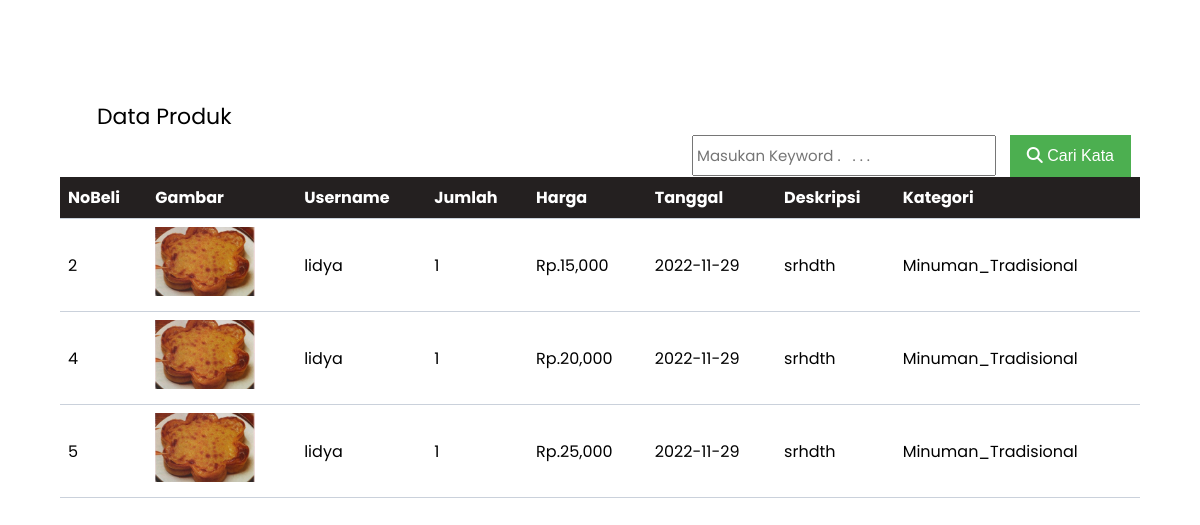
Page /user/histori.php (signed in) on the committed database.
### tables this page shows
CREATE TABLE `pembelian` (
  `id_pembelian` int(11) NOT NULL,
  `id_user` int(11) NOT NULL,
  `id_produk` int(11) NOT NULL,
  `id_ongkir` int(11) NOT NULL,
  `jumlah` int(11) NOT NULL,
  `tanggal` varchar(25) NOT NULL,
  `harga` int(11) NOT NULL
);

CREATE TABLE `produk` (
  `id_produk` int(11) NOT NULL,
  `gambar` varchar(255) NOT NULL,
  `nama` varchar(30) NOT NULL,
  `harga` varchar(50) NOT NULL,
  `stok` varchar(11) NOT NULL,
  `deskripsi` text NOT NULL,
  `kategori` varchar(25) NOT NULL
);

CREATE TABLE `user` (
  `id_user` int(11) NOT NULL,
  `username` varchar(30) NOT NULL,
  `psw` varchar(100) NOT NULL,
  `email` varchar(50) NOT NULL,
  `tgl` varchar(25) NOT NULL
);

### user/histori.php (the view, shortened to what this page needs)
<?php
  require '..\koneksi.php';
  $id_user = $_SESSION['pelanggan']['id_user'];
  $data = $db->query("SELECT pembelian.id_pembelian ,pembelian.tanggal,
                    produk.gambar, user.username,pembelian.jumlah, pembelian.harga,
                    produk.deskripsi,produk.kategori FROM pembelian
                    LEFT JOIN user on pembelian.id_user = user.id_user
                    LEFT JOIN produk on pembelian.id_produk = produk.id_produk
                    WHERE pembelian.id_user = '$id_user ' ");
?>
<!DOCTYPE html>
<html lang="en">
<head>
</head>
<html>
<body>
    <div class="tombol">
      <form    METHOD="POST" >
        <input type="text" name="keyword" style="height: 30px;" placeholder="Masukan Keyword .   . . . ">
        <button  class="create" type="submit" name="cari"><i class="fas fa-search"></i> Cari Kata</button>
      </form>
    </div>
    <p class="info">Data Produk</p>
    <table>
        <tr>
              <th>NoBeli</th>
              <th>Gambar</th>
              <th>Username</th>
              <th>Jumlah</th>
              <th>Harga</th>
              <th>Tanggal</th>
              <th>Deskripsi</th>
              <th>Kategori</th>
        </tr>
        <?php foreach ($data as $hasil) { ?>
        <tr>
          <td><?php echo $hasil ['id_pembelian']?></td>
            <td><img src="../img/<?=$hasil['gambar']?>" alt="" width="100px"></td>
            <td><?php echo $hasil ['username']?></td>
            <td><?php echo $hasil ['jumlah']?></td>
            <td>Rp.<?php echo number_format ($hasil ['harga'])?></td>
            <td><?php echo $hasil ['tanggal']?></td>
            <td><?php echo $hasil ['deskripsi']?></td>
            <td><?php echo $hasil ['kategori']?></td>
        </tr>
        <?php
        }
        ?>
    </table>
</body>
</html>

### user/histori.php (style rules this page uses)
body { font-family: 'Poppins', sans-serif; }
input[type=text] { margin-right:-65px; padding: 3.5px; margin-top: 8px; font-size: 15px; font-family: 'Poppins', sans-serif; }
.tombol { float:right; }
* { margin: 0; padding: 0; }
button { background-color: #4CAF50; border: 4px; color: white; padding: 12px 17px; text-align: center; text-decoration: none; display: inline-block; font-size: 16px; margin: 35px 69px 0 75px; cursor: pointer; }
.info { color:black; font-size:22px; padding-left:97px; margin-top:100px; }
table { border-collapse: collapse; width: 90%; margin: auto; }
th, td { text-align: left; padding: 8px; border-bottom:1px solid #cad1db; }
th { background-color: #242020; color: white; }

### rows in the picture
pembelian: id_pembelian "2", id_produk.gambar (picture), id_user.username "lidya", jumlah "1", harga "15,000", tanggal "2022-11-29", id_produk.deskripsi "srhdth", id_produk.kategori "Minuman_Tradisional"
pembelian: id_pembelian "4", id_produk.gambar (picture), id_user.username "lidya", jumlah "1", harga "20,000", tanggal "2022-11-29", id_produk.deskripsi "srhdth", id_produk.kategori "Minuman_Tradisional"
pembelian: id_pembelian "5", id_produk.gambar (picture), id_user.username "lidya", jumlah "1", harga "25,000", tanggal "2022-11-29", id_produk.deskripsi "srhdth", id_produk.kategori "Minuman_Tradisional"
